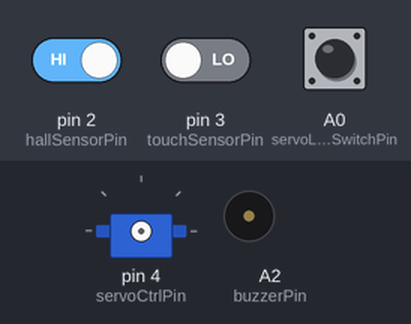
Simulated run of this sketch. Board: Arduino Uno, built with avr-gcc and run on an emulated ATmega328P. On the bench: servo, buzzer (waves = sounding). The test bench sets the inputs (shaded band); at power-on: pin 2 (hallSensorPin) HIGH, pin 3 (touchSensorPin) LOW, A0 (servoLimitSwitchPin) HIGH.

Above: at 2.2 s.
2.3 s: pin 2 (hallSensorPin) driven LOW
At 3.7 s:
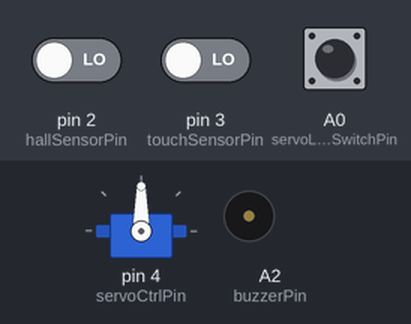
5.3 s: pin 3 (touchSensorPin) driven HIGH
At 5.7 s:
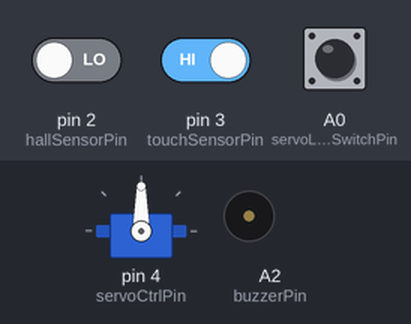
Timing chart, 0 to 8.3 s (numbered marks = the images above; inputs shaded):
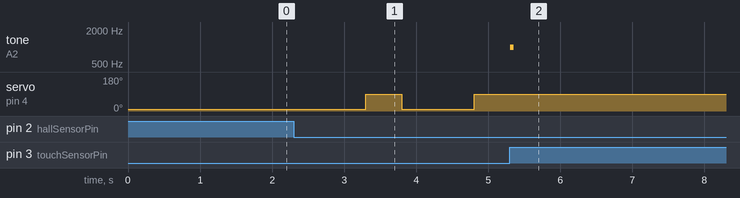

Measured:
- after the input at 2.3 s, servo on pin 4 (servoCtrlPin): 10° → 90° after 1.0 s, → 10° 0.50 s later, → 90° 1.0 s later
- after the input at 5.3 s, tone on A2 (buzzerPin): silent → 1000 Hz at once, → silent 0.05 s later

The sketch:

fingerprint_lock.ino
```cpp
#include <avr/sleep.h>
#include <Servo.h>
#include <SoftwareSerial.h>
#include <Adafruit_Fingerprint.h>

#define DEBUG_MODE 0

// Define the states of the system
enum State {
  IDLE,
  LOCKING,
  UNLOCKING,
};

State currentState = IDLE;

// Pin assignments
const int hallSensorPin = 2;
const int touchSensorPin = 3;

const int fingerprintSensorRXPin = 7;
const int fingerprintSensorTXPin = 8;
const int fingerprintSensorPowerOnPin = 5;
const int buzzerPin = A2;

const int servoPowerOnPin = 6;
const int servoCtrlPin = 4;
const int servoLimitSwitchPin = A0;

const int toggleSwitchPin = 9;

const int voltageDividerReadPin = A1;

// Other variables for tracking state
volatile unsigned long lastWakeTime = 0;
volatile unsigned long lastFingerWakeTime = 0;
unsigned long lastUnlockTime = 0;
volatile bool fingerPrintSensorInitialized = false;
bool doorOpen = false;
bool autolock = true;
bool fingerprintIsOn = false;

// Set up servo
Servo servo;

// Servo parameters
const int lockedPosition = 10;
const int unlockedPosition = 170;
const int straightPosition = 90;
unsigned long servoWaitTime = 1000;

// Fingerprint sensor
SoftwareSerial mySerial(fingerprintSensorTXPin, fingerprintSensorRXPin);
Adafruit_Fingerprint finger = Adafruit_Fingerprint(&mySerial);

void setup() {
    if (DEBUG_MODE) {
        Serial.begin(9600);
    }

    // Set up pins
    pinMode(hallSensorPin, INPUT_PULLUP);
    pinMode(buzzerPin, OUTPUT);
    pinMode(servoLimitSwitchPin, INPUT_PULLUP);

    powerFingerprintSensor(false);
    powerServo(false);

    // Setup fingerprint sensor
    finger.begin(57600);

    // Interrupts for waking from sleep on LOW
    attachInterrupt(digitalPinToInterrupt(touchSensorPin), fingerPressed, RISING);
    attachInterrupt(digitalPinToInterrupt(hallSensorPin), doorMoved, CHANGE);
}

void loop() {
    // if (DEBUG_MODE) {
    //     // Print all of the state infomation
    //     Serial.print("State: ");
    //     Serial.println(currentState);
    //     Serial.print("Door Open: ");
    //     Serial.println(doorOpen);
    //     Serial.print("Hall effect: ");
    //     Serial.println(digitalRead(hallSensorPin));
    //     Serial.print("Autolock: ");
    //     Serial.println(autolock);
    //     Serial.print("Fingerprint Sensor On: ");
    //     Serial.println(fingerprintIsOn);
    //     delay(500);
    // }

    switch (currentState) {
        case IDLE:
            handleIDLE();
            break;
        case LOCKING:
            handleLOCKING();
            break;
        case UNLOCKING:
            handleUNLOCKING();
            break;
    }
}

void activatePins() {
    pinMode(toggleSwitchPin, INPUT_PULLUP);
    pinMode(servoLimitSwitchPin, INPUT_PULLUP);
}

void deactivatePins() {
    pinMode(toggleSwitchPin, INPUT);
    pinMode(servoLimitSwitchPin, INPUT);
}

void fingerPressed() {
    lastWakeTime = millis();
    lastFingerWakeTime = millis();
    // Turn on the fingerprint sensor
    powerFingerprintSensor(true);
}

void doorMoved() {
    lastWakeTime = millis();
}

void handleIDLE() {
    static unsigned long lastVoltagePrintTime = 0;
    const unsigned long voltagePrintInterval = 1000; // 30 seconds

    // If the door just closed, lock it
    bool previousDoorOpen = doorOpen;
    doorOpen = isDoorOpen();
    if (previousDoorOpen && !doorOpen) {
        currentState = LOCKING;
        return;
    }

    if (fingerprintIsOn) {
        if (DEBUG_MODE) Serial.print("Scanner on! ");
        // If the fingerprint sensor has been on for over 10 seconds, turn it off
        if (millis() - lastFingerWakeTime > 10000) {
            powerFingerprintSensor(false);
        } else {
            if (!fingerPrintSensorInitialized) {
                fingerPrintSensorInitialized = finger.verifyPassword();
                if (DEBUG_MODE) {
                    Serial.print("FP Sensor init'd: ");
                    Serial.println(fingerPrintSensorInitialized);
                }
                if (fingerPrintSensorInitialized) tone(buzzerPin, 1000, 50);
            } else {
                // Check if a registered fingerprint has been detected
                if (DEBUG_MODE) Serial.print("Scanning: ");
                int result = getFingerprintIDez();
                if (DEBUG_MODE) Serial.println(result);

                if (result != -1) {
                    currentState = UNLOCKING;
                    return;
                }
            }
        }
    }

    // Check voltage
    // if (millis() - lastVoltagePrintTime >= voltagePrintInterval) {
    //     float voltage = readVoltage();
    //     if (DEBUG_MODE) {
    //         Serial.print("Voltage: ");
    //         Serial.print(voltage);
    //         Serial.println(" V");
    //     }
    //     lastVoltagePrintTime = millis();
    // }

    // Go to sleep if 30 seconds have passed since the last wake up
    if (millis() - lastWakeTime > 10000) {
        // Turn off the fingerprint sensor
        powerFingerprintSensor(false);
        deactivatePins();
        set_sleep_mode(SLEEP_MODE_PWR_DOWN);
        sleep_bod_disable();
        sleep_mode();
        // Program continues here after waking up
        activatePins();
    }
}

void handleLOCKING() {
    powerServo(true);
    if (!autolock || isDoorOpen()) {
        currentState = IDLE;
        return;
    }

    // Lock the door
    servo.write(lockedPosition);
    bool locked = waitForLock();

    // Return to straight position
    servo.write(straightPosition);

    // Play a tone based on the lockSwitchPin status
    if (locked) {
        lockedTone(locked);
    } else {
        // Try one last time
        delay(500);  // allow return to straight position
        // Lock the door
        servo.write(lockedPosition);
        locked = waitForLock();
        // Return to straight position
        servo.write(straightPosition);
        lockedTone(locked);
    }
    delay(500);  // allow return to straight position

    powerServo(false);
    currentState = IDLE;
}

bool waitForLock() {
    unsigned long startTime = millis();
    while (millis() - startTime < servoWaitTime) {
        if (digitalRead(servoLimitSwitchPin) == LOW) return true;
        delay(10);
    }
    return false;
}

void lockedTone(bool success) {
    if (millis() - lastUnlockTime < 10000) return;
    if (success) {
        // Play two short beeps
        for (int i=0; i<2; i++) {
            tone(buzzerPin, 1000, 100);  // 1000 Hz for 300 ms
            delay(200);  // Wait for the tone to finish and a short pause
        }
    } else {
        // Play four long beeps
        for (int i=0; i<4; i++) {
            tone(buzzerPin, 1000, 400);  // 1000 Hz for 300 ms
            delay(500);  // Wait for the tone to finish and a short pause
        }
    }
}

void handleUNLOCKING() {
    // Turn off the fingerprint sensor
    powerFingerprintSensor(false);
    // Start unlocking the door
    powerServo(true);
    servo.write(unlockedPosition);
    // Play chime
    tone(buzzerPin, 523, 100);  // C5
    delay(150);
    tone(buzzerPin, 659, 100);  // E5
    delay(150);
    tone(buzzerPin, 784, 300);  // G5
    delay(350);
    // Return the servo to normal position
    servo.write(straightPosition);
    delay(500);
    powerServo(false);

    currentState = IDLE;
    lastUnlockTime = millis();
}

bool isDoorOpen() {
    if (digitalRead(hallSensorPin) == HIGH) {
        delay(50);
        return digitalRead(hallSensorPin) == HIGH;
    }
    return false;
}

void powerFingerprintSensor(bool power) {
    if (power) {
        pinMode(fingerprintSensorPowerOnPin, OUTPUT);
        digitalWrite(fingerprintSensorPowerOnPin, LOW);
    } else {
        pinMode(fingerprintSensorPowerOnPin, INPUT);
    }
    fingerprintIsOn = power;
    fingerPrintSensorInitialized = false;
}

void powerServo(bool power) {
    if (power) {
        pinMode(servoPowerOnPin, OUTPUT);
        digitalWrite(servoPowerOnPin, LOW);
        servo.attach(servoCtrlPin);
    }else {
        pinMode(servoPowerOnPin, INPUT);
        servo.detach();
    }
}

int getFingerprintIDez() {
  uint8_t p = finger.getImage();
  if (p != FINGERPRINT_OK) {
      if (DEBUG_MODE) Serial.print("No image ");
      return -1;
  }
  p = finger.image2Tz();
  if (p != FINGERPRINT_OK) {
      if (DEBUG_MODE) Serial.print("image2Tz failed ");
      return -1;
  }
  p = finger.fingerFastSearch();
  if (p != FINGERPRINT_OK) {
      if (DEBUG_MODE) Serial.print("No match ");
      return -1;
  }
  return finger.fingerID;
}

float readVoltage() {
    analogReference(DEFAULT);
    const float referenceVoltage = 5.0;  // Assuming a 5V Arduino board
    const int adcResolution = 1023;  // 10-bit ADC
    int rawValue = analogRead(voltageDividerReadPin);
    float voltage = (rawValue / (float)adcResolution) * referenceVoltage * 2.0;

    return voltage;
}
```
